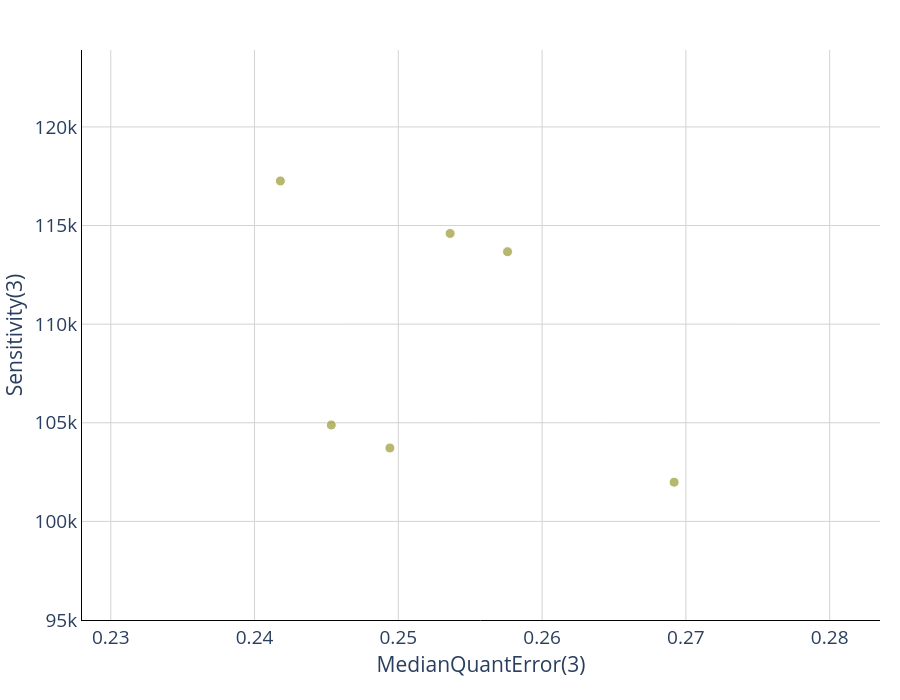

Source (notebook cell):
### Code cell
# ---- Panels a/b/c: main performance scatter, all points and two subsets ----
_ax = [0.225 * 0.95, 0.29 * 1.05]
_ay = [68000 * 0.95, 135000 * 1.05]
_bx = [0.225 * 0.95, 0.275 * 1.05]
_by = [90000 * 0.95, 130000 * 1.05]
_cx = [0.24 * 0.95, 0.27 * 1.05]
_cy = [100000 * 0.95, 118000 * 1.05]

_panel_font = dict(
    font=dict(size=20),
    xaxis=dict(tickfont=dict(size=19), title_font=dict(size=21), title_standoff=4),
    yaxis=dict(tickfont=dict(size=19), title_font=dict(size=21), title_standoff=8),
)

_fig_a = plot_performance_metrics(
    all_datapoints, metric="Median", x_range=_ax, y_range=_ay, min_quant=3
)
_fig_a.update_layout(**_panel_font)

# NOTE: reuses panel a's x/y range for easy visual comparison; adjust once
# subset_hashes_panel_b is filled in if the subset needs a different zoom.
_fig_b = plot_performance_metrics(
    all_datapoints,
    metric="Median",
    x_range=_bx,
    y_range=_by,
    min_quant=3,
    subset=subset_hashes_panel_b,
    subset_col="intermediate_hash",
)
_fig_b.update_layout(**_panel_font)

_fig_c = plot_performance_metrics(
    all_datapoints,
    metric="Median",
    x_range=_cx,
    y_range=_cy,
    min_quant=3,
    subset=subset_hashes_panel_c,
    subset_col="intermediate_hash",
)
_fig_c.update_layout(**_panel_font)

### Figure 1 — Plotly figure (JSON) as saved in the notebook; plotly's stock layout.template omitted (floating-point values rounded to 4 significant figures)
{"data": [{"hovertext": ["ProteoBench ID: DIA-NN_20260805_104557<br>Software tool: DIA-NN 2.5.0 Academia <br>Comment (private submission): ...", "ProteoBench ID: DIA-NN_20260805_104646<br>Software tool: DIA-NN 1.9.2<br>Comment (private submission): ...", "ProteoBench ID: DIA-NN_20260805_105838<br>Software tool: DIA-NN 2.3.2 Academia <br>Comment (private submission): ...", "ProteoBench ID: DIA-NN_20260805_110647<br>Software tool: DIA-NN 2.2.0 Academia <br>Comment (private submission): ...", "ProteoBench ID: DIA-NN_20260805_110837<br>Software tool: DIA-NN 2.1.0 Academia <br>Comment (private submission): ...", "ProteoBench ID: DIA-NN_20260805_110926<br>Software tool: DIA-NN 1.8.1<br>Comment (private submission): ..."], "marker": {"color": ["#999934", "#999934", "#999934", "#999934", "#999934", "#999934"], "showscale": false, "size": [10, 10, 10, 10, 10, 10], "symbol": ["circle", "circle", "circle", "circle", "circle", "circle"]}, "mode": "markers", "name": "DIA-NN", "type": "scatter", "x": [0.2494, 0.2576, 0.2453, 0.2418, 0.2536, 0.2692], "y": [103720, 113672, 104886, 117259, 114599, 101986]}], "layout": {"annotations": [{"font": {"color": "rgba(0,0,0,0.1)", "size": 50}, "showarrow": false, "text": "", "x": 0.5, "xref": "paper", "y": 0.5, "yref": "paper"}], "autosize": true, "clickmode": "event+select", "font": {"size": 20}, "height": 700, "margin": {"b": 80, "l": 80, "r": 20, "t": 50}, "xaxis": {"gridcolor": "lightgray", "gridwidth": 1, "linecolor": "black", "range": [0.228, 0.2835], "showgrid": true, "tickfont": {"size": 19}, "title": {"font": {"size": 21}, "standoff": 4, "text": "MedianQuantError(3)"}}, "yaxis": {"gridcolor": "lightgray", "gridwidth": 1, "linecolor": "black", "range": [95000, 123900], "showgrid": true, "tickfont": {"size": 19}, "title": {"font": {"size": 21}, "standoff": 8, "text": "Sensitivity(3)"}}}}
